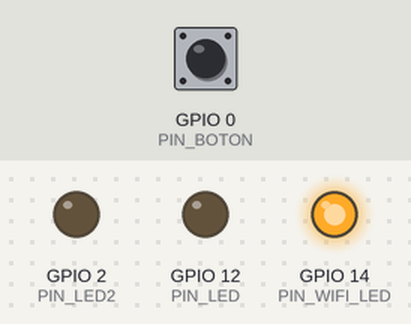
Simulated run of this program. Board: ESP32. Parts: output pins drawn as LEDs (lit = HIGH). The test bench sets the inputs (shaded band); at power-on: GPIO 0 (PIN_BOTON) HIGH. WiFi joins after 1.5 s; servers stay silent unless stated; what the program prints to the serial monitor is not drawn.

Above: at 3.8 s.
3.9 s: GPIO 0 (PIN_BOTON) pulled LOW for 0.15 s
At 4.2 s:
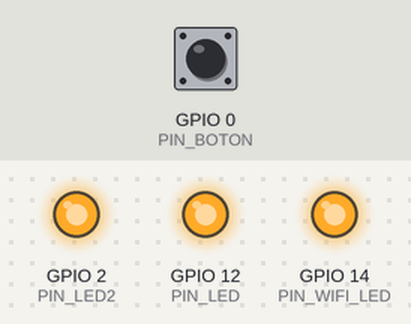
5.5 s: GPIO 0 (PIN_BOTON) pulled LOW for 1 s
At 6.6 s:
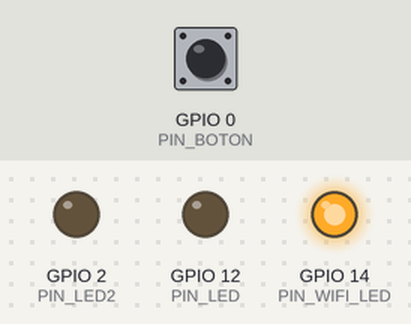
8.0 s: GPIO 0 (PIN_BOTON) pulled LOW for 3.2 s
At 11.4 s:
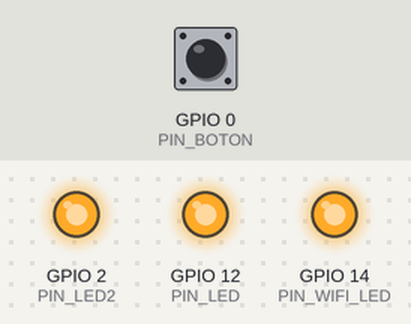
Timing chart, 0 to 12.9 s (numbered marks = the images above; inputs shaded):
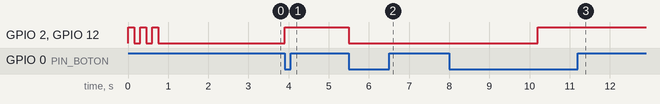

The program:

main.cpp
```cpp
/**
 * ESP32 — Nodo SCADA por WiFi + TCP directo (sin WebSockets)
 *
 * Se conecta a red "perroLobo" y al backend vía TCP puerto 4002.
 * Controla GPIO12/GPIO2 (LED), GPIO14 (LED indicador WiFi).
 * Botón GPIO0 hace toggle local. Reporta estado cada 2s.
 *
 * CONTRATO (JSON + \n sobre TCP):
 *   Envia:  {"nodo_id":1,"tipo":"estado","datos":{"led":true,"boton":false}}
 *   Recibe: {"nodo_id":1,"accion":"set_led","valor":true}
 */

#include <Arduino.h>
#include <WiFi.h>
#include <WiFiClient.h>

// ── Config WiFi ──────────────────────────────────────────────────────────
const char* WIFI_SSID  = "perroLobo";
const char* WIFI_PASS  = "perroloba123";

// ── Backend TCP ──────────────────────────────────────────────────────────
const char* TCP_HOST   = "137.184.218.192";
const uint16_t TCP_PORT = 4002;

// ── Hardware ─────────────────────────────────────────────────────────────
#define NODO_ID        1
#define PIN_LED        12
#define PIN_LED2        2
#define PIN_BOTON       0
#define PIN_WIFI_LED   14
#define REPORT_MS     2000

WiFiClient tcpClient;
unsigned long lastReport = 0;
unsigned long lastReconnect = 0;
bool estadoLED = false;
bool estadoBotonPrevio = true;

void enviarEstado();
void procesarComando(const String& linea);
void conectarTcp();

void setup() {
  Serial.begin(115200);

  pinMode(PIN_LED, OUTPUT);
  pinMode(PIN_LED2, OUTPUT);
  pinMode(PIN_BOTON, INPUT_PULLUP);
  pinMode(PIN_WIFI_LED, OUTPUT);

  digitalWrite(PIN_LED, LOW);
  digitalWrite(PIN_LED2, LOW);
  digitalWrite(PIN_WIFI_LED, LOW);

  for (int i = 0; i < 3; i++) {
    digitalWrite(PIN_LED, HIGH); digitalWrite(PIN_LED2, HIGH); delay(150);
    digitalWrite(PIN_LED, LOW);  digitalWrite(PIN_LED2, LOW);  delay(150);
  }

  Serial.print("Conectando a WiFi ");
  WiFi.begin(WIFI_SSID, WIFI_PASS);
  while (WiFi.status() != WL_CONNECTED) {
    delay(500);
    Serial.print(".");
  }
  Serial.println("\nWiFi OK - IP: " + WiFi.localIP().toString());
  digitalWrite(PIN_WIFI_LED, HIGH);

  conectarTcp();
}

void conectarTcp() {
  Serial.print("Conectando TCP a ");
  Serial.print(TCP_HOST);
  Serial.print(":");
  Serial.println(TCP_PORT);
  if (tcpClient.connect(TCP_HOST, TCP_PORT)) {
    Serial.println("TCP conectado");
    enviarEstado();
  } else {
    Serial.println("TCP falló");
    lastReconnect = millis();
  }
}

void loop() {
  if (!tcpClient.connected()) {
    if (millis() - lastReconnect > 5000) {
      lastReconnect = millis();
      conectarTcp();
    }
    return;
  }

  if (tcpClient.available()) {
    String linea = tcpClient.readStringUntil('\n');
    linea.trim();
    if (linea.length() > 0) procesarComando(linea);
  }

  bool btnActual = digitalRead(PIN_BOTON);
  if (btnActual != estadoBotonPrevio) {
    estadoBotonPrevio = btnActual;
    if (btnActual == LOW) {
      estadoLED = !estadoLED;
      digitalWrite(PIN_LED, estadoLED ? HIGH : LOW);
      digitalWrite(PIN_LED2, estadoLED ? HIGH : LOW);
      enviarEstado();
    }
  }

  if (millis() - lastReport >= REPORT_MS) {
    lastReport = millis();
    enviarEstado();
  }
}

void enviarEstado() {
  String json = "{\"nodo_id\":" + String(NODO_ID) +
    ",\"tipo\":\"estado\"" +
    ",\"datos\":{\"led\":" + String(estadoLED ? "true" : "false") +
    ",\"boton\":" + String(estadoBotonPrevio == LOW ? "true" : "false") + "}}";
  tcpClient.println(json);
}

void procesarComando(const String& linea) {
  if (linea.indexOf("\"set_led\"") >= 0) {
    bool valor = (linea.indexOf("\"valor\":true") >= 0) ||
                 (linea.indexOf("\"valor\":1") >= 0);
    estadoLED = valor;
    digitalWrite(PIN_LED, estadoLED ? HIGH : LOW);
    digitalWrite(PIN_LED2, estadoLED ? HIGH : LOW);
    enviarEstado();
  }
}
```

Measured:
- after the input at 3.9 s, GPIO 2 (PIN_LED2), GPIO 12 (PIN_LED): LOW → HIGH at once
- after the input at 5.5 s, GPIO 2 (PIN_LED2), GPIO 12 (PIN_LED): HIGH → LOW at once
- after the input at 8.0 s, GPIO 2 (PIN_LED2), GPIO 12 (PIN_LED): LOW → HIGH after 2.2 s
